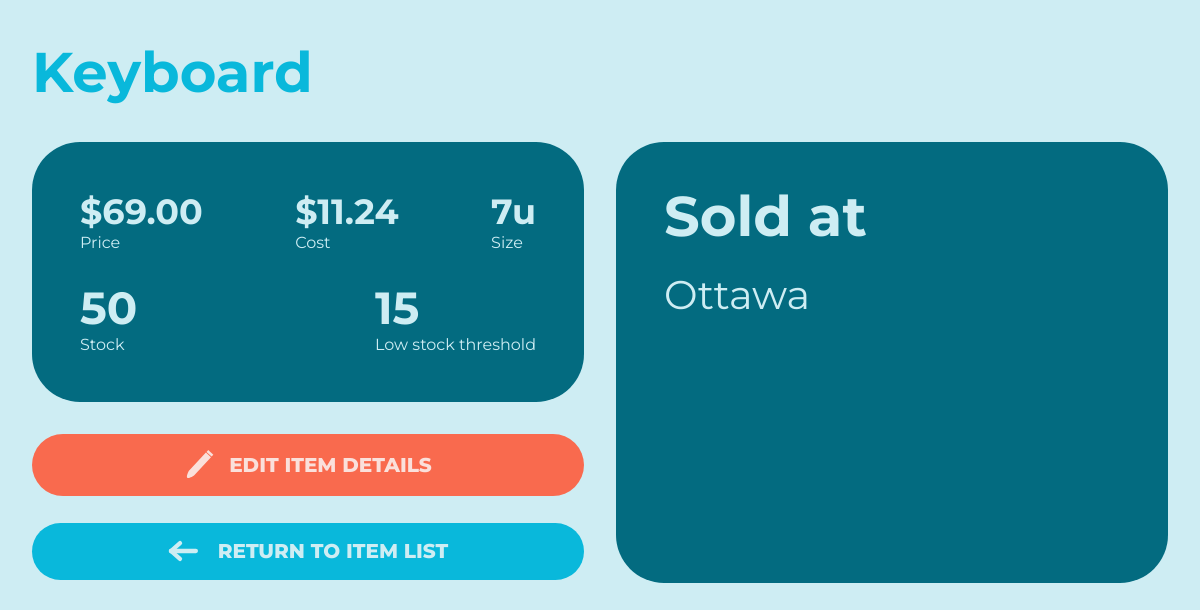
Screenshot of /view-item/Keyboard with the database file from the repository.
### wms/models.py (models this page shows, shortened)
class ItemTemplate(db.Model):
    _id = db.Column(db.Integer, primary_key=True)
    name = db.Column(db.String(MAXIMUM_NAME_LEN), unique=True, nullable=False)
    price = db.Column(db.Float, nullable=False)
    cost = db.Column(db.Float, nullable=False)
    size = db.Column(db.Integer, nullable=False)
    low_threshold = db.Column(db.Integer, nullable=False)
    instances = db.relationship('Item', backref='item_template', lazy=True)  # Instances using this item template
    @hybrid_property
    def warehouses(self):
        return [instance.warehouse for instance in self.instances]
    @hybrid_property
    def stock(self):
        stock = 0
        for instance in self.instances:
            stock += instance.quantity
        return stock

class Item(db.Model):
    _id = db.Column(db.Integer, primary_key=True)
    quantity = db.Column(db.Integer, nullable=False)
    warehouse = db.Column(db.String(MAXIMUM_NAME_LEN), db.ForeignKey('warehouse.name'), nullable=False)
    item_template_id = db.Column(db.Integer, db.ForeignKey('item_template._id'), nullable=False)

### wms/routes.py (the view, shortened to what this page needs)
@app.route("/view-item/<item_name>", methods=METHODS)
def view_item(item_name):
    item = ItemTemplate.query.filter_by(name=item_name).first()
    itemForm = ItemForm()
    itemForm.editing_details = True
    itemForm.current_id = item._id
    return render_template("view-item.html",
                           item=item,
                           price_format=price_format,
                           capacity_format=capacity_format,
                           itemForm=itemForm)

### wms/functions.py (called while the page is built)
def price_format(price, small=False):
    price = round(price, 2)
    if small:
        if price >= 1000:
            price /= 1000
            return "{:.2f}K".format(price)
    if price < 10000:
        return "{:,.2f}".format(price)
    else:
        if 1000000 < price < 9000000:
            price /= 1000000
            return "{:.2f}M".format(price)
        price /= 1000
        return "{:.2f}K".format(price)

def capacity_format(capacity):
    if capacity < 10000:
        return "{:,}".format(capacity)
    elif 10000 <= capacity <= 999999:
        capacity /= 1000
        return "{:.2f}K".format(capacity)
    else:
        capacity /= 1000000
        return "{:.2f}M".format(capacity)

### wms/templates/view-item.html (shortened to what this page needs)
<!DOCTYPE html>
{% extends "base.html" %}
{% block content %}
<link rel="stylesheet" href="{{url_for('static', filename='view-item.css')}}">
<h1>{{item.name}}</h1>
<div class="main-content">
    <div class="left-half">
        <div class="stats">
            <ul class="top-row">
                <li>
                    <h2>${{price_format(item.price)}}</h2>
                    <p>Price</p>
                </li>
                <li>
                    <h2>${{price_format(item.cost)}}</h2>
                    <p>Cost</p>
                </li>
                <li>
                    <h2>{{capacity_format(item.size)}}u</h2>
                    <p>Size</p>
                </li>
            </ul>
            <ul class="bottom-row">
                <li>
                    <h2>{{capacity_format(item.stock)}}</h2>
                    <p>Stock</p>
                </li>
                <li>
                    <h2>{{capacity_format(item.low_threshold)}}</h2>
                    <p>Low stock threshold</p>
                </li>
            </ul>
        </div>
        <button class="edit-item" id="edit-item">
            <h1>Edit Item Details</h1>
        </button>
        <a href="{{url_for('items')}}">
            <button class="home-button" id="home-button">
                <h1>Return to Item List</h1>
            </button>
        </a>
    </div>
    <div class="right-half">
        <div class="sold-at">
            <h1>Sold at</h1>
            <ul class="warehouse-list">
                {% for warehouse_name in item.warehouses %}
                    <li>
                        {{warehouse_name}}
                    </li>
                {% endfor %}
            </ul>
        </div>
    </div>
</div>
{% endblock content %}

### wms/static/main.css (style rules this page uses)
body, html { margin: 0; padding: 0; background-color: #CEEDF3; font-family: 'Montserrat', sans-serif; scroll-behavior: smooth; }
a, button { cursor: pointer; font-family: 'Montserrat', sans-serif; text-decoration: none; }
a:link, button:link { text-decoration: none !important; }

### wms/static/view-item.css (style rules this page uses)
body { margin: 0 2em; padding: 0; }
h1 { color: #09B8DB; font-size: 3.5em; margin-bottom: 20px; }
ul, li { list-style: none; margin: 0; padding: 0; }
.main-content { display: -webkit-box; display: -ms-flexbox; display: flex; }
.main-content .left-half, .main-content .right-half { width: 50%; padding: 1em 0; }
.main-content .left-half { padding-right: 1em; }
.main-content .right-half { padding-left: 1em; }
.stats { background-color: #036B80; color: #CEEDF3; border-radius: 3em; padding: 3em; margin-bottom: 2em; }
.stats ul { display: -webkit-box; display: -ms-flexbox; display: flex; -webkit-box-pack: justify; -ms-flex-pack: justify; justify-content: space-between; }
.stats ul h2 { margin: 0; font-size: 35px; }
.stats ul p { margin: 0; }
.stats .bottom-row h2 { font-size: 45px; }
.stats .top-row { margin-bottom: 1.8em; }
.edit-item { background-color: #F96A4E; border: none; width: 100%; border-radius: 5em; display: -webkit-box; display: -ms-flexbox; display: flex; -webkit-box-pack: center; -ms-flex-pack: center; justify-content: center; -webkit-box-align: center; -ms-flex-align: center; align-items: center; margin-bottom: 2em; padding: 1.2em; }
.edit-item h1 { color: #FAE0DB; text-transform: uppercase; font-weight: 800; font-size: 20px; margin: 0; }
.edit-item svg { width: 30px; height: 30px; margin-right: 15px; }
.home-button { display: -webkit-box; display: -ms-flexbox; display: flex; background-color: #09B8DB; padding: 1em; width: 100%; -webkit-box-pack: center; -ms-flex-pack: center; justify-content: center; -webkit-box-align: center; -ms-flex-align: center; align-items: center; border-radius: 4em; border: none; }
.home-button h1 { text-transform: uppercase; color: #CEEDF3; font-size: 20px; font-weight: 800; margin: 0; }
.home-button svg { margin-right: 20px; width: 30px; height: 30px; }
.sold-at { background-color: #036B80; color: #CEEDF3; border-radius: 3em; padding: 2.5em 3em 3em 3em; }
.sold-at h1 { color: #CEEDF3; margin: 0; }
.sold-at .warehouse-list { font-size: 40px; margin-top: .5em; height: 265px; overflow-y: scroll; }
.sold-at .warehouse-list li { margin-bottom: 5px; }
.sold-at .warehouse-list li:last-child { margin: 0; }

### rows the page displays
ItemTemplate: name "Keyboard", price "69.00", cost "11.24", size "7", low_threshold "15"
Item: quantity "50", warehouse "Ottawa"
